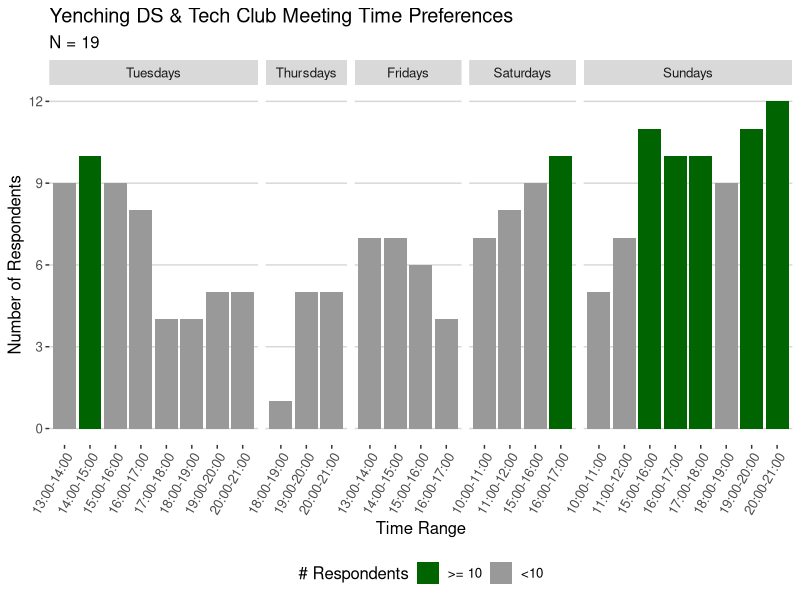
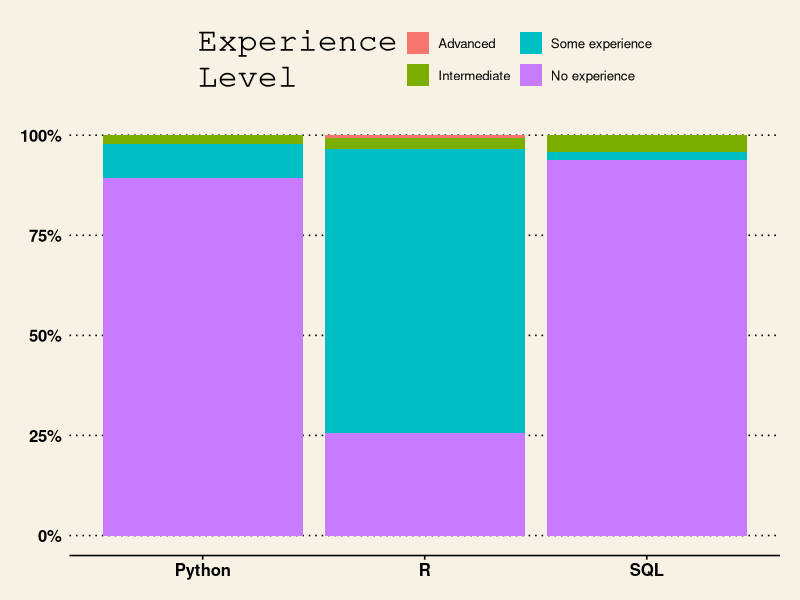

R code for these plots, in order:
## ---- chunk 1
library(tidyverse)
library(ggthemes)

# set the working directory (where the data is located)
setwd("~/Desktop/YCA/yca_ds/yca_dstech")

## ---- chunk 2
## import data
df <- read.csv("deid_logistics.csv", stringsAsFactors = FALSE)

## ---- chunk 3
# identify columns asking meeting times
meeting_cols <- seq(1, ncol(df))[grepl("When.would.you.be.free", names(df))]

# grab text
meeting_times <- map_chr(.x = df[, meeting_cols],
                         .f = function(x) {setdiff(unique(x), c(""))})

# set names of meeting time columns to actual times
names(df)[meeting_cols] <- meeting_times

# recode data frame
df_recode <- df %>%
  dplyr::mutate_at(.vars = meeting_cols,
                   .funs = function(x) {ifelse(x == "", 0, 1)})

## ---- chunk 4
meeting_plot <- df_recode[, meeting_times] %>%
  gather(time, response) %>%
  mutate("day" = factor(word(time, 1),
                        levels = c("Tuesdays", "Thursdays", "Fridays",
                                   "Saturdays", "Sundays")),
         "start_time" = word(time, 2),
         "end_time" = word(time, 4),
         "time_range" = paste0(start_time, "-", end_time)) %>%
  filter(response == 1) %>%
  group_by(time) %>%
  mutate(n_responses = sum(response)) %>%
  ungroup() %>%
  mutate(over_10 = ifelse(n_responses >= 10, "over", "under")) %>%
  ggplot() +
  geom_bar(aes(x = time_range, fill = over_10)) +
  facet_grid(. ~ day, scales = "free_x", space = "free_x") +
  scale_y_continuous(breaks = seq(0, 12, 3),
                     labels = seq(0, 12, 3),
                     name = "Number of Respondents") +
  scale_fill_manual(values = c("over" = "darkgreen", "under" = "gray60"),
                    name = "# Respondents",
                    labels = c(">= 10", "<10")) +
  theme_hc() +
  theme(axis.text.x = element_text(angle = 60, hjust = 1))  +
  labs(x = "Time Range",
       title = "Yenching DS & Tech Club Meeting Time Preferences",
       subtitle = paste0("N = ", nrow(df)))
meeting_plot

## ---- chunk 5
xperience_plot <- df_recode %>%
  select(R, Python, SQL) %>%
  gather(language, experience) %>%
  group_by(language, experience) %>%
  mutate(n = n()) %>%
  ungroup() %>%
  group_by(language) %>%
  mutate(pct = n / sum(n)) %>%
  ungroup() %>%
  mutate(experience = factor(experience, 
                             levels = c(
                               "Advanced", "Intermediate", 
                               "Some experience", "No experience"))) %>%
  ggplot() +
  geom_col(aes(x = language, y = pct, fill = experience), position = "stack") +
  scale_y_continuous(labels = scales::percent_format(1)) +
  scale_fill_discrete(name = "Experience\nLevel") +
  theme_wsj() +
  guides(fill = guide_legend(nrow = 2))
xperience_plot
